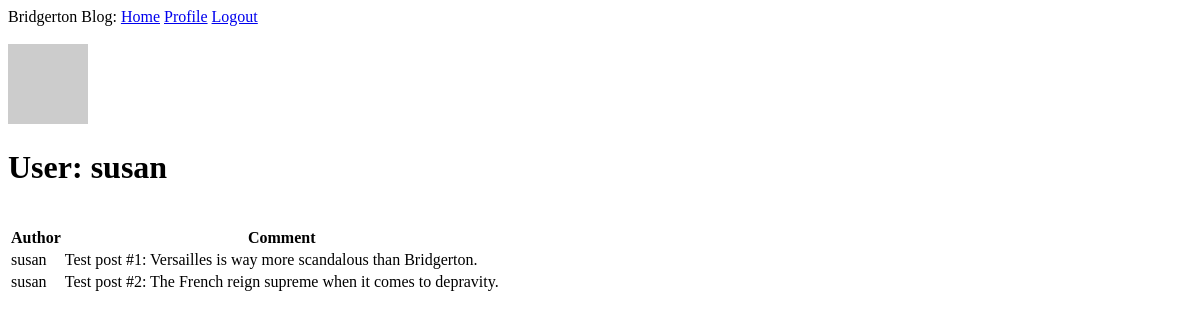
Before: /user_profile/susan (signed in) with the older database file.
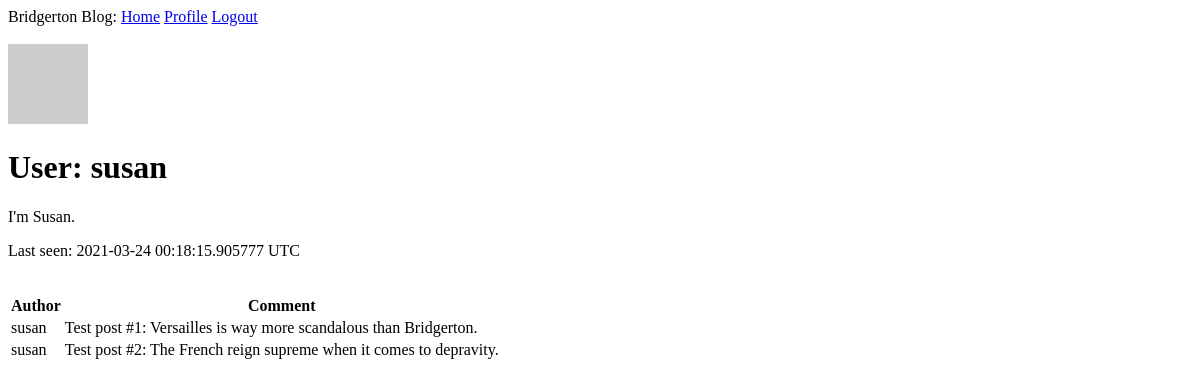
After: the same page with the newer database file.
### app/models.py (models this page shows, shortened)
class User(UserMixin, db.Model):
    id = db.Column(db.Integer, primary_key=True)
    username = db.Column(db.String(64), index=True, unique=True)
    email = db.Column(db.String(128), index=True, unique=True)
    password_hash = db.Column(db.String(128))
    posts = db.relationship('Post', backref='author', lazy='dynamic')
    about_me = db.Column(db.String(256))
    last_seen = db.Column(db.DateTime, default=datetime.utcnow)
    followed = db.relationship(
        'User', secondary=followers,
        primaryjoin=(followers.c.follower_id == id),
        secondaryjoin=(followers.c.poster_id == id),
        backref=db.backref('followers', lazy='dynamic'), lazy='dynamic')
    def avatar(self, size):
        hexdigest = md5(self.email.lower().encode('utf-8')).hexdigest()
        return f'https://www.gravatar.com/avatar/{hexdigest}?s={size}&d=identicon'

### app/routes.py (the view)
@app.route('/user_profile/<username>')
@login_required
def user_profile(username):
    user = User.query.filter_by(username=username).first_or_404()
    posts = [
        {'author': user, 'body': 'Test post #1: Versailles is way more scandalous than Bridgerton.'},
        {'author': user, 'body': 'Test post #2: The French reign supreme when it comes to depravity.'}
    ]
    return render_template('profile.html', user=user, posts=posts)

### app/models.py (called while the page is built)
@login.user_loader
def load_user(id):
    return User.query.get(int(id))

### app/routes.py (called while the page is built)
@app.before_request
def before_request():
    if current_user.is_authenticated:
        current_user.last_seen = datetime.utcnow()
        db.session.commit()

### app/templates/profile.html (shortened to what this page needs)
{% extends "base.html" %}
{% block content %}
    <br>
    <img src="{{ user.avatar(128) }}">
    <br>
    <h1>User: {{ user.username }}</h1>
    {% if user.about_me %}
        <p>{{ user.about_me }}</p>
    {% endif %}
    {% if user.last_seen %}
        <p>Last seen: {{ user.last_seen }} UTC</p>
    {% endif %}
    <br>
    {% include "_post.html" %}
{% endblock %}

### app/templates/base.html (shortened to what this page needs)
<!DOCTYPE html>
<html lang="en">
<head>
</head>
<body>
<nav>
    Bridgerton Blog:
    <a href={{ url_for('index') }} id="home_page">Home</a>
    {% if current_user.is_anonymous %}
    <a href={{ url_for('login') }} id="login_page">Login</a>
    {% else %}
    <a href={{ url_for('user_profile', username=current_user.username) }} id="profile_page">Profile</a>
    <a href={{ url_for('logout') }} id="logout_page">Logout</a>
    {% endif %}
</nav>
{% block content %}
{% endblock %}
</body>
</html>

### app/templates/_post.html
    {% if posts %}
        <table>
            <tr>
                <th>Author</th>
                <th>Comment</th>
            </tr>
            {% for post in posts %}
                <tr>
                    <td>{{ post.author.username }}</td>
                    <td>{{ post.body }}</td>
                </tr>
            {% endfor %}
        </table>
    {% endif %}

Changed rows visible on the page:
changed User "susan": about_me (not shown) → "I'm Susan."; last_seen (not shown) → "2021-03-24 00:18:15.905777"
Other visible differences:
text now shown: "Last seen: UTC"
